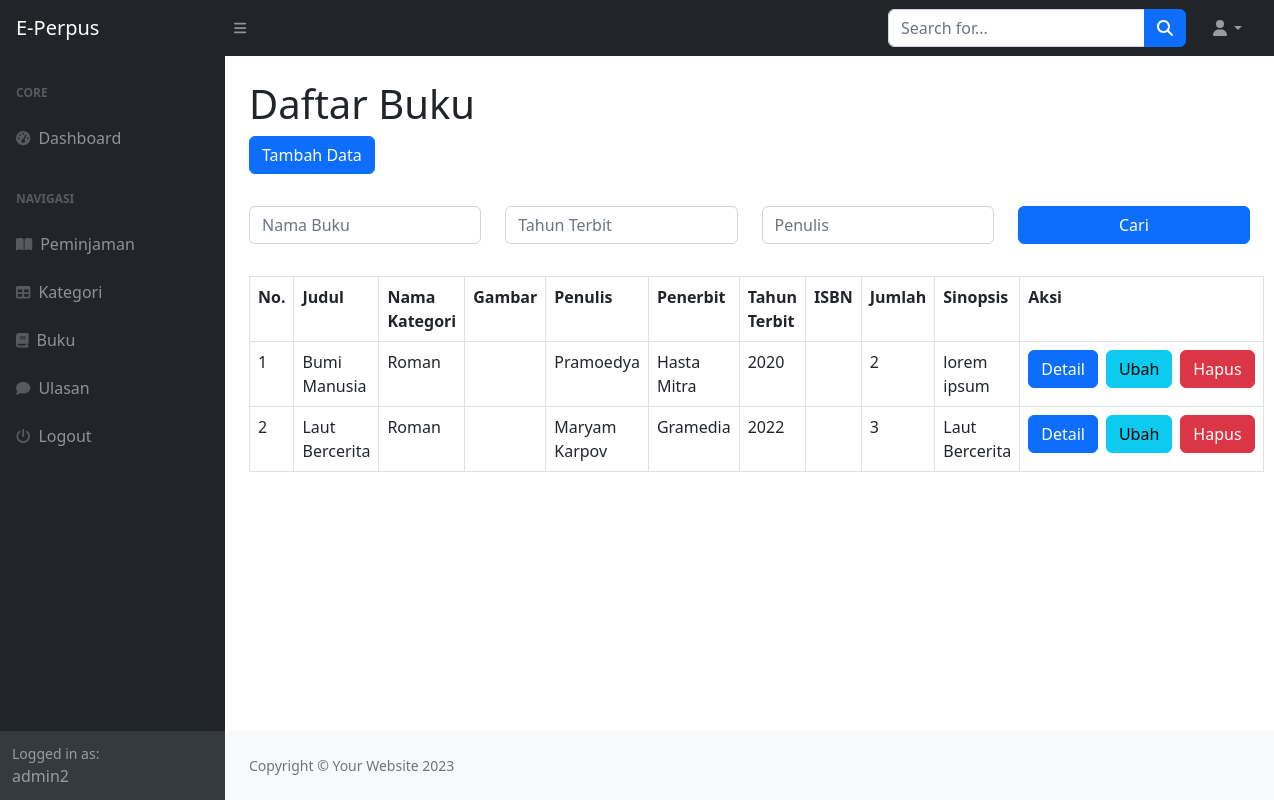
/index.php?page=buku (signed in), run on the app's committed database.
### tables this page shows
CREATE TABLE `buku` (
  `id_buku` int(11) NOT NULL,
  `id_kategori` int(11) DEFAULT NULL,
  `judul` varchar(255) DEFAULT NULL,
  `penulis` varchar(255) DEFAULT NULL,
  `penerbit` varchar(255) DEFAULT NULL,
  `tahun_terbit` varchar(255) DEFAULT NULL,
  `gambar` varchar(255) DEFAULT NULL,
  `sinopsis` varchar(255) DEFAULT NULL,
  `jumlah` integer DEFAULT NULL,
  `isbn` varchar(255) DEFAULT NULL
);

CREATE TABLE `kategori` (
  `id_kategori` int(11) NOT NULL,
  `kategori` varchar(255) NOT NULL
);

### buku.php (the view, shortened to what this page needs)
<h1 class="mt-4">Daftar Buku</h1>
<div class="row mb-3">
    <div class="col-md-12">
        <?php if ($_SESSION['user']['level'] == 'admin') : ?>
            <a href="?page=buku_tambah" class="btn btn-primary mb-3">Tambah Data</a>
        <?php endif; ?>
    </div>
</div>
<div class="row mb-3">
    <div class="col-md-12">
        <form method="GET" action="">
            <div class="row">
                <div class="col-md-3 mb-3">
                    <input type="text" name="nama" class="form-control" placeholder="Nama Buku" value="<?= isset($_GET['nama']) ? $_GET['nama'] : '' ?>">
                </div>
                <div class="col-md-3 mb-3">
                    <input type="text" name="tahun_terbit" class="form-control" placeholder="Tahun Terbit" value="<?= isset($_GET['tahun_terbit']) ? $_GET['tahun_terbit'] : '' ?>">
                </div>
                <div class="col-md-3 mb-3">
                    <input type="text" name="penulis" class="form-control" placeholder="Penulis" value="<?= isset($_GET['penulis']) ? $_GET['penulis'] : '' ?>">
                </div>
                <div class="col-md-3 mb-3">
                    <button type="submit" class="btn btn-primary w-100">Cari</button>
                </div>
            </div>
        </form>
    </div>
</div>
<div class="row">
    <div class="col-md-12">
        <table class="table table-bordered" id="dataTable" width="100%" cellspacing="0">
            <tr>
                <th>No.</th>
                <th>Judul</th>
                <th>Nama Kategori</th>
                <th>Gambar</th>
                <th>Penulis</th>
                <th>Penerbit</th>
                <th>Tahun Terbit</th>
                <th>ISBN</th>
                <th>Jumlah</th>
                <th>Sinopsis</th>
                <th>Aksi</th>
            </tr>
            <?php
                $i = 1;
                $query = "SELECT buku.*, kategori.kategori FROM buku JOIN kategori ON buku.id_kategori = kategori.id_kategori WHERE 1=1";
                $result = mysqli_query($koneksi, $query);
                while ($data = mysqli_fetch_array($result)) :
            ?>
            <tr>
                <td><?= $i++; ?></td>
                <td><?= $data['judul']; ?></td>
                <td><?= $data['kategori']; ?></td>
                <td><img src="upload/<?= $data['gambar']; ?>" width="80px" alt=""></td>
                <td><?= $data['penulis']; ?></td>
                <td><?= $data['penerbit']; ?></td>
                <td><?= $data['tahun_terbit']; ?></td>
                <td><?= $data['isbn']; ?></td>
                <td><?= $data['jumlah']; ?></td>
                <td><?= $data['sinopsis']; ?></td>
                <td>
                    <div class="d-flex flex-column flex-md-row">
                        <button class="btn btn-primary mb-2 mb-md-0 me-md-2" data-bs-toggle="modal" data-bs-target="#detailModal" data-id="<?= $data['id_buku'] ?>">Detail</button>
                        <?php if ($_SESSION['user']['level'] != 'peminjam') : ?>
                        <a href="?page=buku_ubah&&id=<?= $data['id_buku'] ?>" class="btn btn-info mb-2 mb-md-0 me-md-2">Ubah</a>
                        <a onclick="return confirm('Apakah anda yakin menghapus data ini')" href="?page=buku_hapus&&id=<?= $data['id_buku'] ?>" class="btn btn-danger">Hapus</a>
                        <?php endif; ?>
                    </div>
                </td>
            </tr>
            <?php endwhile; ?>
        </table>
    </div>
</div>

### index.php (shortened to what this page needs)
<!DOCTYPE html>
<html lang="en">
    <head>
        <link href="https://cdn.jsdelivr.net/npm/simple-datatables@7.1.2/dist/style.min.css" rel="stylesheet" />
        <link href="css/styles.css" rel="stylesheet" />
    </head>
    <body class="sb-nav-fixed">
        <nav class="sb-topnav navbar navbar-expand navbar-dark bg-dark">
            <a class="navbar-brand ps-3" href="index.php">E-Perpus</a>
            <button class="btn btn-link btn-sm order-1 order-lg-0 me-4 me-lg-0" id="sidebarToggle" href="#!"><i class="fas fa-bars"></i></button>
            <form class="d-none d-md-inline-block form-inline ms-auto me-0 me-md-3 my-2 my-md-0">
                <div class="input-group">
                    <input class="form-control" type="text" placeholder="Search for..." aria-label="Search for..." aria-describedby="btnNavbarSearch" />
                    <button class="btn btn-primary" id="btnNavbarSearch" type="button"><i class="fas fa-search"></i></button>
                </div>
            </form>
            <ul class="navbar-nav ms-auto ms-md-0 me-3 me-lg-4">
                <li class="nav-item dropdown">
                    <a class="nav-link dropdown-toggle" id="navbarDropdown" href="#" role="button" data-bs-toggle="dropdown" aria-expanded="false"><i class="fas fa-user fa-fw"></i></a>
                </li>
            </ul>
        </nav>
        <div id="layoutSidenav">
            <div id="layoutSidenav_nav">
                <nav class="sb-sidenav accordion sb-sidenav-dark" id="sidenavAccordion">
                    <div class="sb-sidenav-menu">
                        <div class="nav">
                            <div class="sb-sidenav-menu-heading">Core</div>
                            <a class="nav-link" href="index.php">
                                <div class="sb-nav-link-icon"><i class="fas fa-tachometer-alt"></i></div>
                                Dashboard
                            </a>
                            <div class="sb-sidenav-menu-heading">NAVIGASI</div>
                                <a class="nav-link" href="?page=peminjaman">
                                    <div class="sb-nav-link-icon"><i class="fas fa-book-open"></i></div>
                                    Peminjaman
                                </a>
                            <?php
                            if ($_SESSION['user']['level'] == 'admin') :
                            ?>
                            <a class="nav-link" href="?page=kategori">
                                <div class="sb-nav-link-icon"><i class="fas fa-table"></i></div>
                                Kategori
                            </a>
                            <?php endif; ?>
                            <a class="nav-link" href="?page=buku">
                                <div class="sb-nav-link-icon"><i class="fas fa-book"></i></div>
                                Buku
                            </a>
                            <a class="nav-link" href="?page=ulasan">
                                <div class="sb-nav-link-icon"><i class="fas fa-comment"></i></div>
                                Ulasan
                            </a>
                            <a class="nav-link" href="logout.php">
                                <div class="sb-nav-link-icon"><i class="fas fa-power-off"></i></div>
                                Logout
                            </a>
                        </div>
                    </div>
                    <div class="sb-sidenav-footer">
                        <div class="small">Logged in as:</div>
                        <?= $_SESSION['user']['nama']; ?>
                    </div>
                </nav>
            </div>
            <div id="layoutSidenav_content">
                <main>
                    <div class="container-fluid px-4">
                        <?php
                            $page = isset($_GET['page']) ? $_GET['page'] : 'home';
                            if (file_exists($page . '.php')) {
                                include $page . '.php';
                            } else {
                                include '404.php';
                            }
                        ?>
                    </div>
                </main>
                <footer class="py-4 bg-light mt-auto">
                    <div class="container-fluid px-4">
                        <div class="d-flex align-items-center justify-content-between small">
                            <div class="text-muted">Copyright &copy; Your Website 2023</div>
                        </div>
                    </div>
                </footer>
            </div>
        </div>
    </body>
</html>

### data on the page
buku: judul "Bumi Manusia", id_kategori.kategori "Roman", penulis "Pramoedya", penerbit "Hasta Mitra", tahun_terbit "2020", jumlah "2", sinopsis "lorem ipsum"
buku: judul "Laut Bercerita", id_kategori.kategori "Roman", penulis "Maryam Karpov", penerbit "Gramedia", tahun_terbit "2022", jumlah "3", sinopsis "Laut Bercerita"

### other printed values
$_SESSION['user']['nama'] "admin2"
